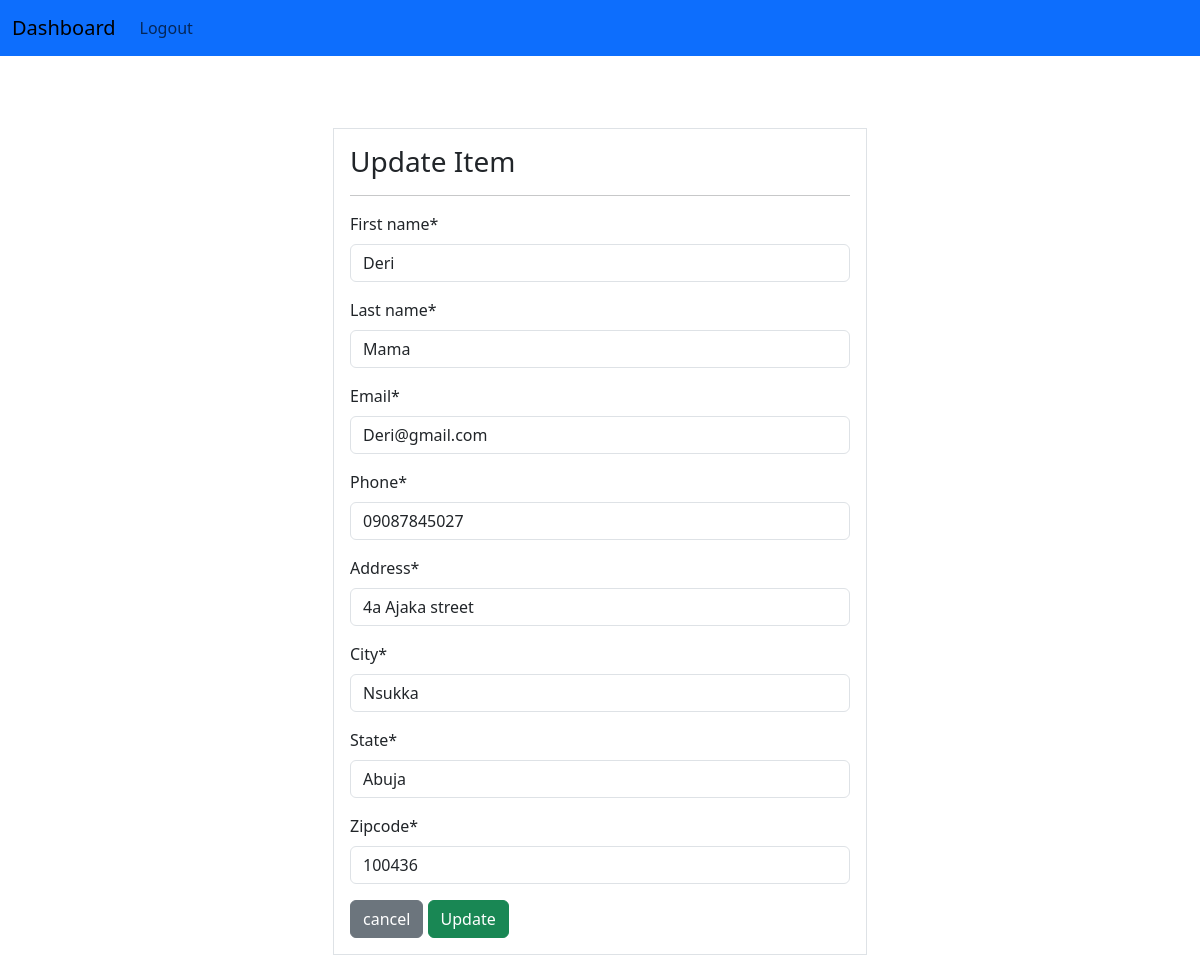
/update/5/ (signed in), run on the app's committed database.
### myapp/models.py (models this page shows, shortened)
class Customer(models.Model):
    created_at = models.DateTimeField(auto_now_add=True)
    First_name = models.CharField(max_length=50)
    Last_name = models.CharField(max_length=50)
    Email = models.CharField(max_length=100)
    Phone = models.CharField(max_length=15)
    Address = models.CharField(max_length=100)
    City = models.CharField(max_length=50)
    State = models.CharField(max_length=50)
    Zipcode = models.CharField(max_length=50)

### myapp/views.py (the view)
# urls.py: path('update/<int:pk>/', views.UpdateCustomer, name ='update'),
@login_required(login_url='home')
def UpdateCustomer(request, pk):
	item = Customer.objects.get(id=pk)
	if request.method =="POST":
		form = AddRecords(request.POST, instance=item)
		if form.is_valid():
			form.save()
			messages.success(request, 'Customer record has been updated successfully')
			return redirect('home')
	else:
		form = AddRecords(instance=item)
	return render(request, 'myapp/update.html', {'form':form})

### myapp/forms.py
class AddRecords(forms.ModelForm):
    class Meta:
        model = Customer
        fields = '__all__'

### myapp/templates/myapp/update.html (shortened to what this page needs)
{% extends 'myapp/base.html' %}
{% load crispy_forms_tags %}
{% block content %}
    <div class="container">
        <div class="row mt-5">
            <div class="col-md-6 offset-md-3">
                <div class="border bg-white p-3">
                    <h3>Update Item</h3>
                    <hr>
                    <form method="POST">
                        {{form|crispy}}
                        <a class="btn btn-secondary" href = "{% url 'home' %}">cancel</a>
                        <input class="btn btn-success" type="submit" value ="Update">
                    </form>
                </div>
            </div>
        </div>
    </div>
{% endblock %}

### data on the page
Customer: First_name "Deri", Last_name "Mama", Email "Deri@gmail.com", Phone "09087845027", Address "4a Ajaka street", City "Nsukka", State "Abuja", Zipcode "100436"
